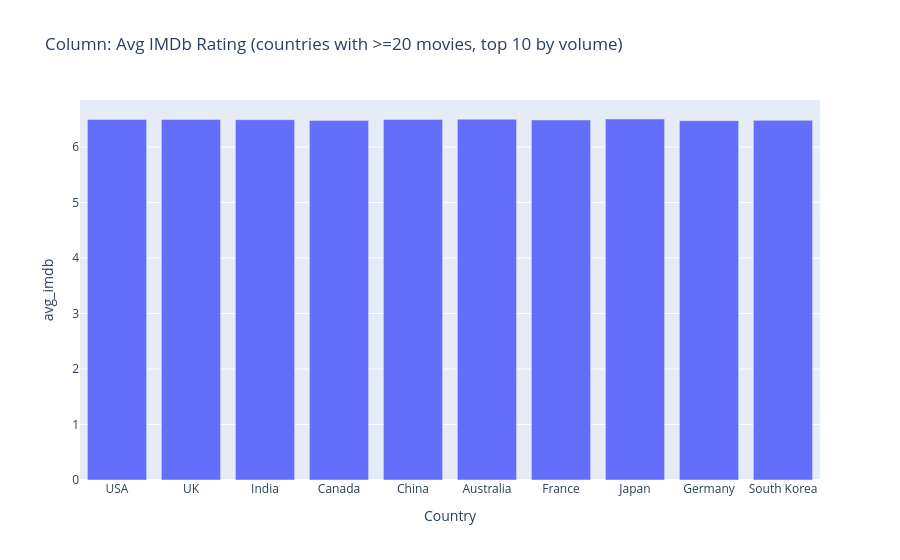

Notebook cell for this chart:
### Markdown cell above
## Average IMDb rating by country (top 10 by count)

### Code cell
sdf = (movies_df.groupBy("Country")
       .agg(F.count("*").alias("freq"),
            F.avg("IMDbRating").alias("avg_imdb"))
       .where(F.col("freq") >= 20)
       .orderBy(F.col("freq"), ascending=False)
       .limit(10))

fig = sdf.plot.bar(x="Country", y="avg_imdb", 
                    title="Column: Avg IMDb Rating (countries with >=20 movies, top 10 by volume)")
fig.show()

### Figure 1 — Plotly figure (JSON) as saved in the notebook; plotly's stock layout.template omitted (floating-point values rounded to 4 significant figures)
{"data": [{"hovertemplate": "Country=%{x}<br>avg_imdb=%{y}<extra></extra>", "legendgroup": "", "marker": {"color": "#636efa", "pattern": {"shape": ""}}, "name": "", "orientation": "v", "showlegend": false, "textposition": "auto", "type": "bar", "x": ["USA", "UK", "India", "Canada", "China", "Australia", "France", "Japan", "Germany", "South Korea"], "xaxis": "x", "y": [6.496, 6.496, 6.494, 6.48, 6.497, 6.5, 6.489, 6.506, 6.476, 6.482], "yaxis": "y"}], "layout": {"barmode": "relative", "legend": {"tracegroupgap": 0}, "title": {"text": "Column: Avg IMDb Rating (countries with >=20 movies, top 10 by volume)"}, "xaxis": {"anchor": "y", "domain": [0, 1], "title": {"text": "Country"}}, "yaxis": {"anchor": "x", "domain": [0, 1], "title": {"text": "avg_imdb"}}}}
